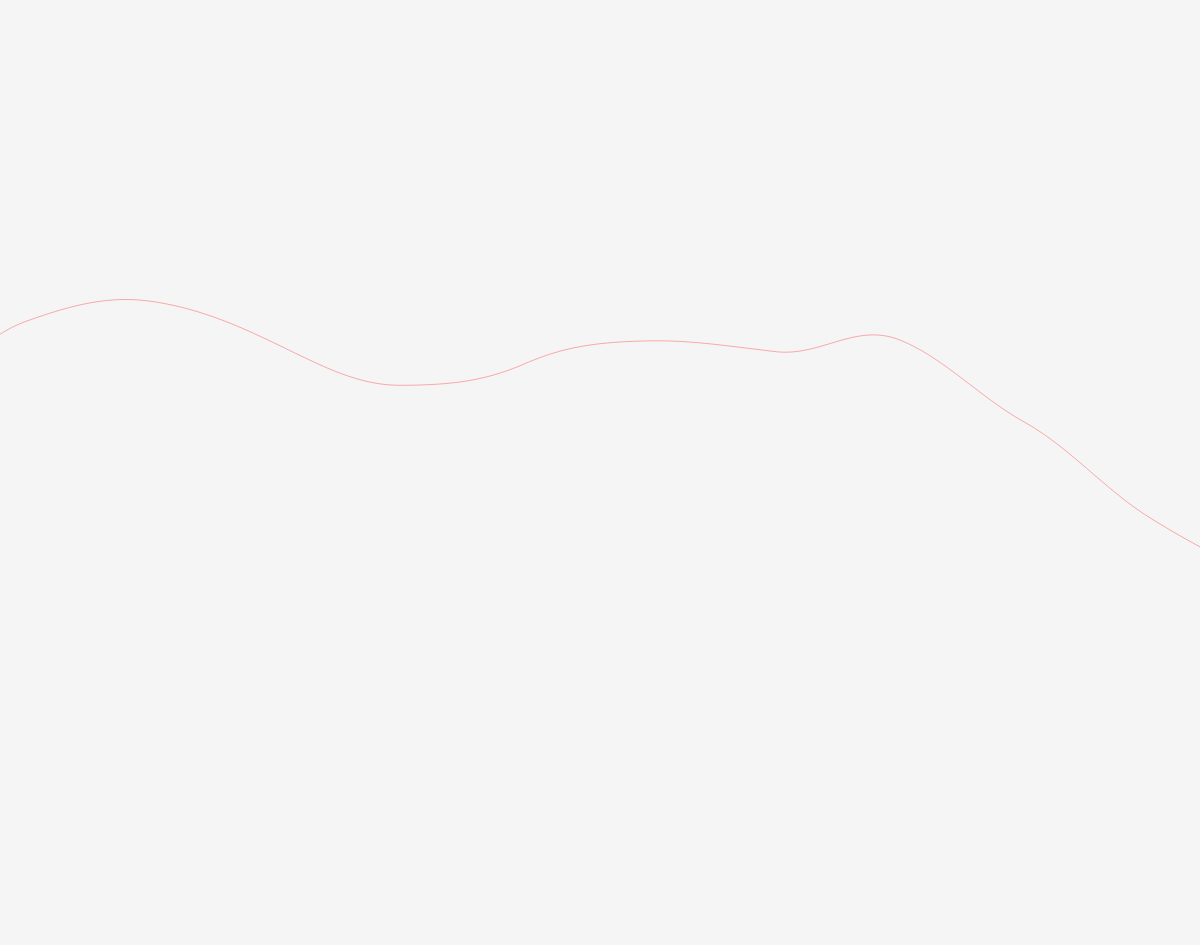
Frame 1 (no input)
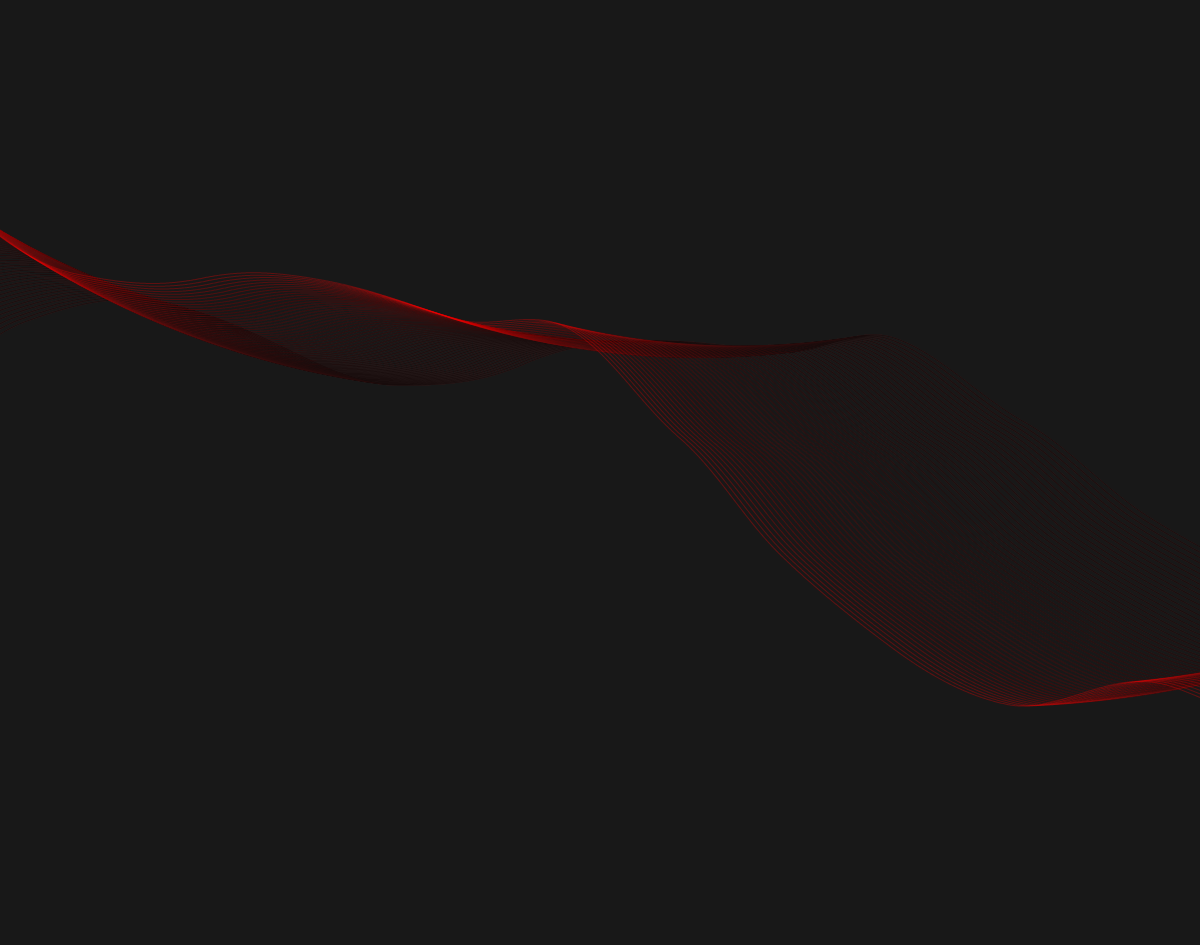
Frame 60 (no input)
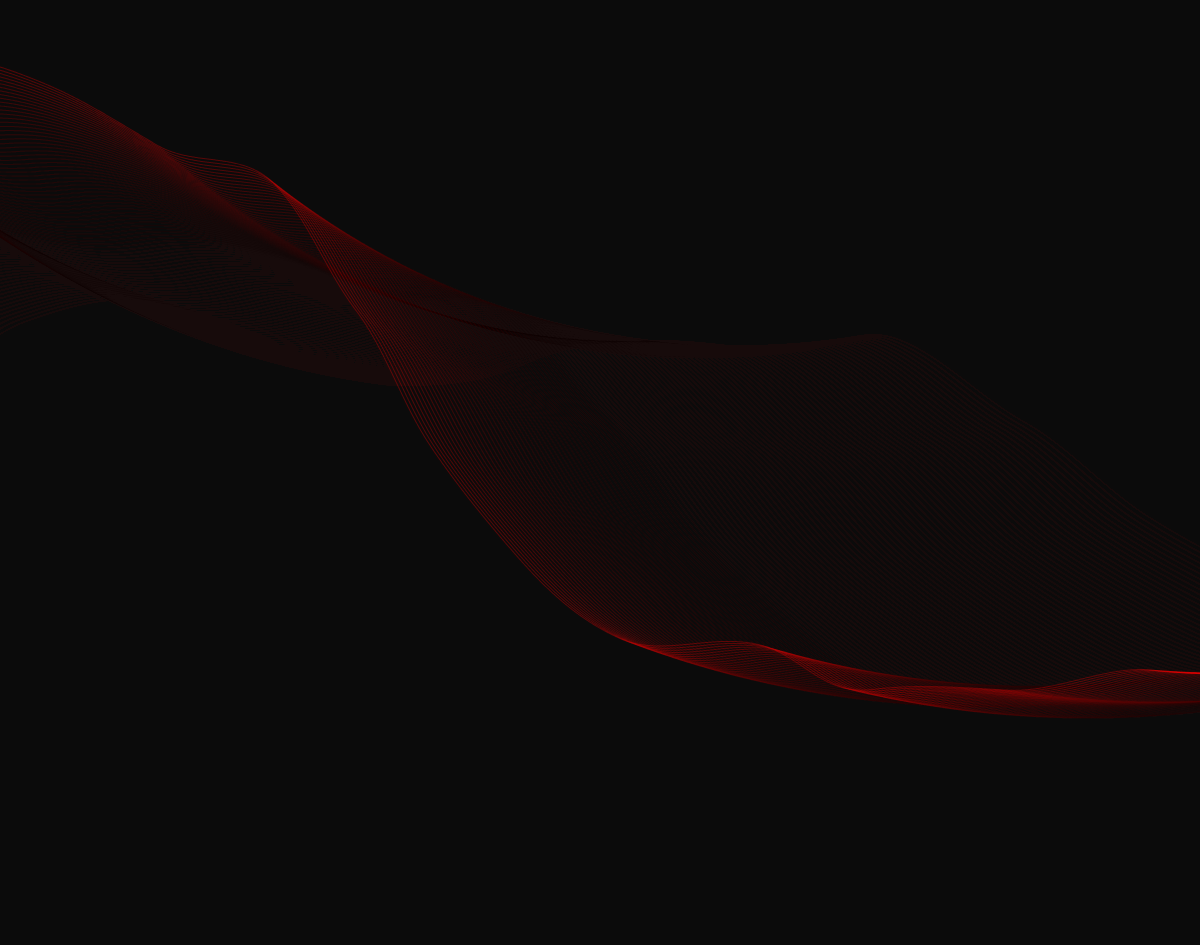
Frame 120 (the mouse pressed at the canvas centre since frame 60)

The p5.js sketch that drew these frames (run headless with seeded random() and noise() and a simulated clock; from frame 60 on, the mouse is pressed at the canvas centre):

// p5.js sketch
// ── sketch.js
// https://editor.p5js.org/p5name/sketches/TU9CrJ1di
// ims noise class

let my = {};

let alphaRed = [255, 0, 0, 80];
let alphaGreen = [0, 255, 0, 80];
let alphaGold = [255, 214, 0, 80];
let colors = [alphaRed, alphaGreen, alphaGold];
let colorIndex = 0;
let colorCount = 0;
let colorCountMax = 360;

function setup() {
  my.backAlpha = 10;
  my.clearSecs = 60;
  my.canv = createCanvas(windowWidth, windowHeight - 55);
  my.ln1 = new LineNoise();
  // my.ln2 = new LineNoise({ start: 10000, rot: 45, color: alphaRed });
  // my.ln3 = new LineNoise({ start: 30000, rot: 90, color: alphaGreen });
  // my.ln4 = new LineNoise({ start: 40000, rot: 180, color: alphaGold });

  setup_fullScreenBtn();
}

function draw() {
  let backAlpha = my.backAlpha;
  let nframes = floor(frameRate() * my.clearSecs);
  if (frameCount % nframes == 0) {
    backAlpha = 255;
  }
  background(0, backAlpha);
  noFill();

  set_color();

  my.ln1.draw();
  // my.ln2.draw();
  // my.ln3.draw();
  // my.ln4.draw();
}

function set_color() {
  let col = colors[colorIndex];
  stroke(col);
  colorCount = (colorCount + 1) % colorCountMax;
  if (colorCount == 0) {
    colorIndex = (colorIndex + 1) % colors.length;
  }
}

// { inc, start, rot, rotDelta, incAccel }
class LineNoise {
  constructor(props) {
    // default properties
    this.inc = 0.001;
    // this. inc = 0.02;
    this.start = 0;
    this.rot = 0;
    // this. rotDelta = 0.0;
    this.rotDelta = 0.2;
    this.incAccel = 6;
    // this. incAccel = 2;
    // this.color = 255;
    Object.assign(this, props);
    console.log('LineNoise start', this.start, this.color);
  }

  draw() {
    push();

    translate(width / 2, height / 2);
    rotate(radians(this.rot));
    this.rot = this.rot + this.rotDelta;
    if (this.color) {
      stroke(this.color);
    }
    beginShape();
    let xoff = this.start;
    for (let x = -width; x < width; x++) {
      // let y = random(height);
      let y = (noise(xoff) - 0.5) * height;
      vertex(x, y);

      xoff += this.inc;
    }
    endShape();

    this.start += this.inc * this.incAccel;

    pop();
  }
}

function windowResized() {
  resizeCanvas(windowWidth, windowHeight);
}

function setup_fullScreenBtn() {
  my.fullScreenBtn = createButton('?=v8 Full Screen');
  my.fullScreenBtn.mousePressed(full_screen_action);
  my.fullScreenBtn.style('font-size:42px');
}

function full_screen_action() {
  my.fullScreenBtn.remove();
  fullscreen(1);
  let delay = 3000;
  setTimeout(ui_present_window, delay);
}

function ui_present_window() {
  resizeCanvas(windowWidth, windowHeight);
  // init_dim();
}

// Graphing 1D Perlin Noise (1D Noise Graph)
// The Coding Train / Daniel Shiffman
// https://thecodingtrain.com/learning/noise/0.4-graphing-1d.html
// https://youtu.be/y7sgcFhk6ZM

// Adding Y-Axis: https://editor.p5js.org/codingtrain/sketches/nCYG2SCNq
// Noise Graph: https://editor.p5js.org/codingtrain/sketches/EZeHXBhei
// Noisy Sin: https://editor.p5js.org/codingtrain/sketches/M_kuAXwV2

// This example has been updated to use es6 syntax. To learn more about es6 visit: https://thecodingtrain.com/Tutorials/16-javascript-es6

// p5.js/1.11.1

// https://editor.p5js.org/p5name/sketches/ZO-2p0H5_
// ims noise rotate
